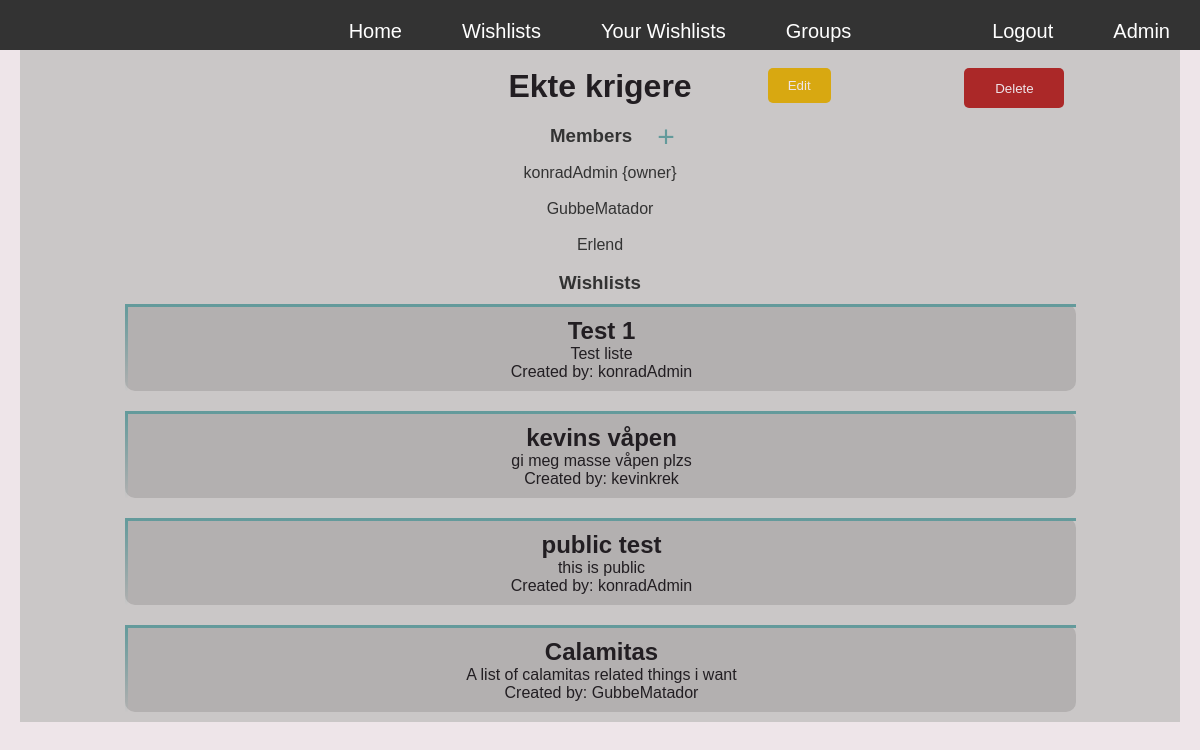
Page /groups/1/ (signed in) on the earlier database version.
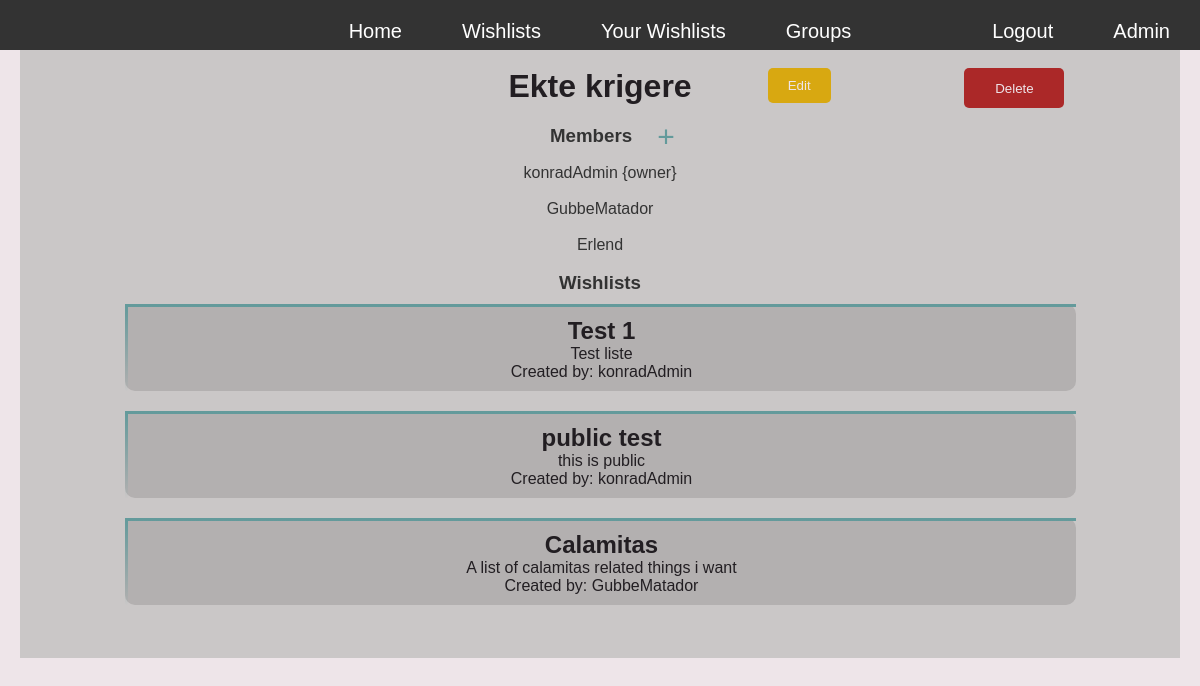
Same page on the later database version.
### wishlistManager/models.py (models this page shows, shortened)
class Wishlist(models.Model):
    name = models.CharField(max_length=100)
    description = models.TextField()
    date_created = models.DateTimeField(auto_now_add=True)
    date_modified = models.DateTimeField(auto_now=True)
    privacy_level = models.IntegerField(default=0)
    user = models.ForeignKey('auth.User', related_name='created_wishlists', on_delete=models.CASCADE)
    groups_with_permission = models.ManyToManyField(WishlistGroup, related_name='wishlists', blank=True, null=True)
    users_with_permission = models.ManyToManyField('auth.User', related_name='wishlists', blank=True, null=True)

### wishlistManager/views.py (the view)
# urls.py: path("", views.group_detail, name="group_detail"),
@login_required
def group_detail(request, group_id):
    group = get_object_or_404(WishlistGroup, id=group_id)
    users = group.members.all()
    owner = group.owner
    can_view = group.can_view(request.user)
    if can_view == False:
        group = None
    wishlists = Wishlist.objects.all()
    wishlists_for_group = [wishlist for wishlist in wishlists if group in wishlist.groups_with_permission.all()]
    context = {'group':group, 'wishlists':wishlists_for_group, 'can_view':can_view, 'users':users, 'owner':owner}
    return render(request, 'groups/group_detail.html', context)

### wishlistManager/models.py (called while the page is built)
    def can_view(self, user):
        if self.owner == user or user in self.members.all():
            return True
        return False

### wishlistManager/templates/groups/group_detail.html (shortened to what this page needs)
{% extends "base.html" %}
{% load static %}
        {% block content %}
        <div class="wishlist-title">
            <div class = "edit_wishlist_button"></div><div class = "delete_wishlist_button"></div>
            <h1>{{group.name}}</h1>
            {% if request.user == group.owner %}
            <form action="{% url 'edit_group' group.id %}" method = "get" class="edit_wishlist_button">
                <button type="submit" class="edit_group_button">Edit</button>
            </form>
            <form action="{% url 'delete_group' group.id %}" method="get" class="delete_wishlist_button">
                <button type="submit" class="delete_wishlist_button" >Delete</button>
            </form>
            {% else %}
            <div class = "edit_wishlist_button"></div><div class = "delete_wishlist_button"></div>
            {% endif %}
        </div>
        <br>
        <div class="titlebox_small" >
            <h3>Members</h3>
            <form action="{% url 'add_user_to_group' group.id %}" method = "get">
                <button class="transparent_button_small" type="submit" >+</button>
            </form>
        </div>
        {% for user in users %}
        <br>
        <p>{{user.username}}{% if owner == user %} {owner} {% endif %}
        </p>
        {% endfor%}
        <br>
        <h3> Wishlists </h3>
        {% for wishlist in wishlists %}
        <a href="{% url 'wishlist_detail' wishlist.id %}">
            <div class= "wishlist">
                <h2>{{ wishlist.name }}</h2>
                {% if wishlist.description %}
                    <p>{{ wishlist.description }}</p>
                {% endif %}
                <p>Created by: {{ wishlist.user }}</p>
            </div>
        </a>
        {% endfor %}
        {% endblock %}

Differences in the rows shown:
no longer on this page (row edited): Wishlist: name "kevins våpen", description "gi meg masse våpen plzs", user "kevinkrek"
